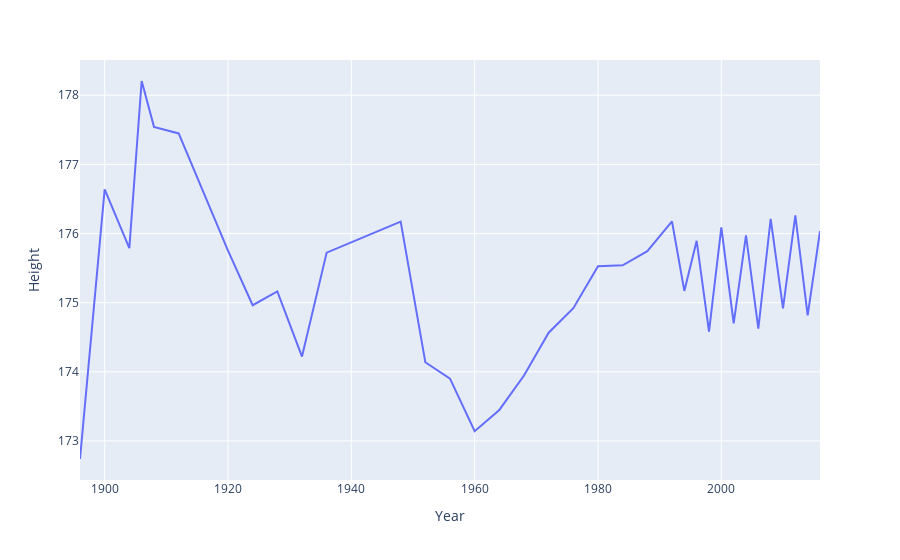

Write notebook code for a chart like this one.
### Code cell
average_height_yearly = data.groupby(['Year']).agg({'Height':'mean'})
average_height_yearly = average_height_yearly.reset_index()

average_height_fig = px.line(average_height_yearly, x='Year', y='Height')
average_height_fig.show()

### Figure 1 — Plotly figure (JSON) as saved in the notebook; plotly's stock layout.template omitted (floating-point values rounded to 4 significant figures)
{"data": [{"hovertemplate": "Year=%{x}<br>Height=%{y}<extra></extra>", "legendgroup": "", "line": {"color": "#636efa", "dash": "solid"}, "marker": {"symbol": "circle"}, "mode": "lines", "name": "", "orientation": "v", "showlegend": false, "type": "scatter", "x": [1896, 1900, 1904, 1906, 1908, 1912, 1920, 1924, 1928, 1932, 1936, 1948, 1952, 1956, 1960, 1964, 1968, 1972, 1976, 1980, 1984, 1988, 1992, 1994, 1996, 1998, 2000, 2002, 2004, 2006, 2008, 2010, 2012, 2014, 2016], "xaxis": "x", "y": [172.7, 176.6, 175.8, 178.2, 177.5, 177.4, 175.8, 175.0, 175.2, 174.2, 175.7, 176.2, 174.1, 173.9, 173.1, 173.4, 173.9, 174.6, 174.9, 175.5, 175.5, 175.7, 176.2, 175.2, 175.9, 174.6, 176.1, 174.7, 176.0, 174.6, 176.2, 174.9, 176.3, 174.8, 176.0], "yaxis": "y"}], "layout": {"legend": {"tracegroupgap": 0}, "margin": {"t": 60}, "xaxis": {"anchor": "y", "domain": [0, 1], "title": {"text": "Year"}}, "yaxis": {"anchor": "x", "domain": [0, 1], "title": {"text": "Height"}}}}
